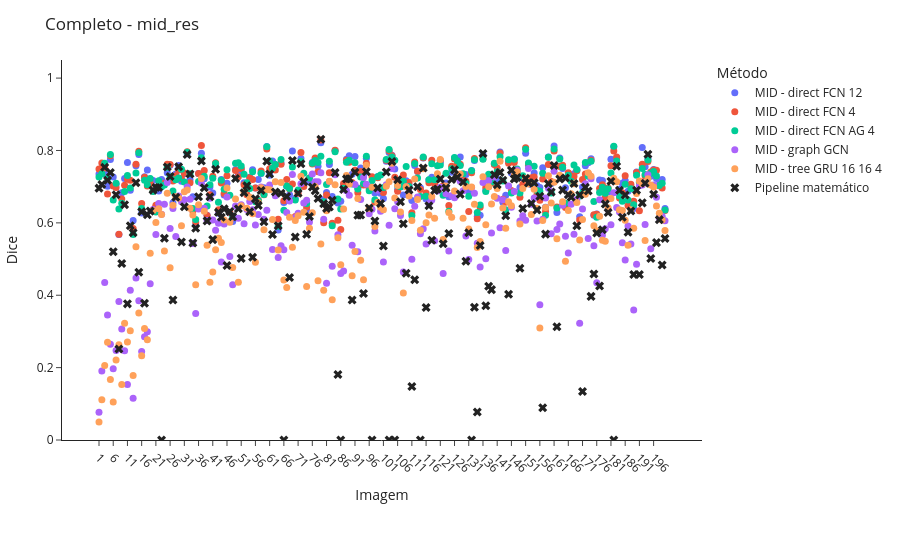
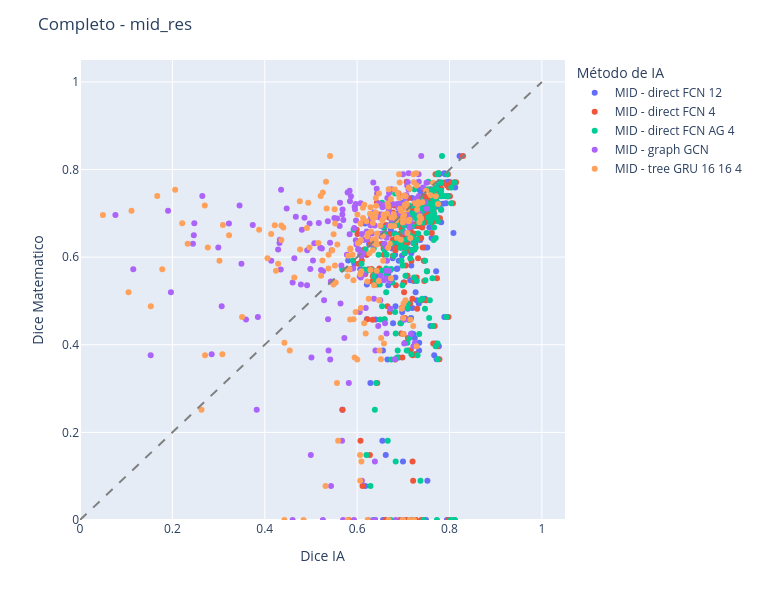

The code cell stored with these charts, in order, in its notebook:
### Markdown cell above
### Completo

### Code cell
# Completo - Mid Res
scenario_image_df = build_ostia_image_comparison_df(full_ia_df, full_math_df)
viz.plot_image_dice_scatter_interactive(scenario_image_df, "mid_res", comparison_title="Completo")
viz.plot_ia_vs_math_scatter_interactive(scenario_image_df, "mid_res", comparison_title="Completo")

### Figure 1 — Plotly figure (JSON) as saved in the notebook; plotly's stock layout.template omitted (floating-point values rounded to 4 significant figures; data arrays with more than 128 entries replaced by an {"elided": "..."} marker saying what was removed)
{"data": [{"customdata": {"elided": "200x2 mixed values"}, "hovertemplate": "img_id: %{customdata[0]}<br>Dice: %{y:.3f}<br>Metodo: %{customdata[1]}<extra></extra>", "marker": {"color": "#636EFA", "size": 7}, "mode": "markers", "name": "MID - direct FCN 12", "type": "scatter", "x": {"elided": "200 str values"}, "y": {"elided": "200 float values"}}, {"customdata": {"elided": "200x2 mixed values"}, "hovertemplate": "img_id: %{customdata[0]}<br>Dice: %{y:.3f}<br>Metodo: %{customdata[1]}<extra></extra>", "marker": {"color": "#EF553B", "size": 7}, "mode": "markers", "name": "MID - direct FCN 4", "type": "scatter", "x": {"elided": "200 str values"}, "y": {"elided": "200 float values"}}, {"customdata": {"elided": "200x2 mixed values"}, "hovertemplate": "img_id: %{customdata[0]}<br>Dice: %{y:.3f}<br>Metodo: %{customdata[1]}<extra></extra>", "marker": {"color": "#00CC96", "size": 7}, "mode": "markers", "name": "MID - direct FCN AG 4", "type": "scatter", "x": {"elided": "200 str values"}, "y": {"elided": "200 float values"}}, {"customdata": {"elided": "200x2 mixed values"}, "hovertemplate": "img_id: %{customdata[0]}<br>Dice: %{y:.3f}<br>Metodo: %{customdata[1]}<extra></extra>", "marker": {"color": "#AB63FA", "size": 7}, "mode": "markers", "name": "MID - graph GCN", "type": "scatter", "x": {"elided": "200 str values"}, "y": {"elided": "200 float values"}}, {"customdata": {"elided": "200x2 mixed values"}, "hovertemplate": "img_id: %{customdata[0]}<br>Dice: %{y:.3f}<br>Metodo: %{customdata[1]}<extra></extra>", "marker": {"color": "#FFA15A", "size": 7}, "mode": "markers", "name": "MID - tree GRU 16 16 4", "type": "scatter", "x": {"elided": "200 str values"}, "y": {"elided": "200 float values"}}, {"customdata": {"elided": "200x2 mixed values"}, "hovertemplate": "img_id: %{customdata[0]}<br>Dice: %{y:.3f}<br>Metodo: %{customdata[1]}<extra></extra>", "marker": {"color": "#222222", "size": 8, "symbol": "x"}, "mode": "markers", "name": "Pipeline matemático", "type": "scatter", "x": {"elided": "200 str values"}, "y": {"elided": "200 float values"}}], "layout": {"legend": {"title": {"text": "Método"}}, "margin": {"b": 120, "l": 40, "r": 20, "t": 60}, "title": {"text": "Completo - mid_res"}, "xaxis": {"tickangle": 45, "title": {"text": "Imagem"}}, "yaxis": {"range": [0, 1.05], "title": {"text": "Dice"}}}}

### Figure 2 — Plotly figure (JSON) as saved in the notebook; plotly's stock layout.template omitted (floating-point values rounded to 4 significant figures; data arrays with more than 128 entries replaced by an {"elided": "..."} marker saying what was removed)
{"data": [{"customdata": {"elided": "200x3 mixed values"}, "hovertemplate": "ia_method_label=MID - direct FCN 12<br>ia_dice=%{x}<br>math_dice=%{y}<br>img_id=%{customdata[0]}<br>ia_method=%{customdata[1]}<br>math_method=%{customdata[2]}<extra></extra>", "legendgroup": "MID - direct FCN 12", "marker": {"color": "#636efa", "symbol": "circle"}, "mode": "markers", "name": "MID - direct FCN 12", "orientation": "v", "showlegend": true, "type": "scatter", "x": {"elided": "200 float values"}, "xaxis": "x", "y": {"elided": "200 float values"}, "yaxis": "y"}, {"customdata": {"elided": "200x3 mixed values"}, "hovertemplate": "ia_method_label=MID - direct FCN 4<br>ia_dice=%{x}<br>math_dice=%{y}<br>img_id=%{customdata[0]}<br>ia_method=%{customdata[1]}<br>math_method=%{customdata[2]}<extra></extra>", "legendgroup": "MID - direct FCN 4", "marker": {"color": "#EF553B", "symbol": "circle"}, "mode": "markers", "name": "MID - direct FCN 4", "orientation": "v", "showlegend": true, "type": "scatter", "x": {"elided": "200 float values"}, "xaxis": "x", "y": {"elided": "200 float values"}, "yaxis": "y"}, {"customdata": {"elided": "200x3 mixed values"}, "hovertemplate": "ia_method_label=MID - direct FCN AG 4<br>ia_dice=%{x}<br>math_dice=%{y}<br>img_id=%{customdata[0]}<br>ia_method=%{customdata[1]}<br>math_method=%{customdata[2]}<extra></extra>", "legendgroup": "MID - direct FCN AG 4", "marker": {"color": "#00cc96", "symbol": "circle"}, "mode": "markers", "name": "MID - direct FCN AG 4", "orientation": "v", "showlegend": true, "type": "scatter", "x": {"elided": "200 float values"}, "xaxis": "x", "y": {"elided": "200 float values"}, "yaxis": "y"}, {"customdata": {"elided": "200x3 mixed values"}, "hovertemplate": "ia_method_label=MID - graph GCN<br>ia_dice=%{x}<br>math_dice=%{y}<br>img_id=%{customdata[0]}<br>ia_method=%{customdata[1]}<br>math_method=%{customdata[2]}<extra></extra>", "legendgroup": "MID - graph GCN", "marker": {"color": "#ab63fa", "symbol": "circle"}, "mode": "markers", "name": "MID - graph GCN", "orientation": "v", "showlegend": true, "type": "scatter", "x": {"elided": "200 float values"}, "xaxis": "x", "y": {"elided": "200 float values"}, "yaxis": "y"}, {"customdata": {"elided": "200x3 mixed values"}, "hovertemplate": "ia_method_label=MID - tree GRU 16 16 4<br>ia_dice=%{x}<br>math_dice=%{y}<br>img_id=%{customdata[0]}<br>ia_method=%{customdata[1]}<br>math_method=%{customdata[2]}<extra></extra>", "legendgroup": "MID - tree GRU 16 16 4", "marker": {"color": "#FFA15A", "symbol": "circle"}, "mode": "markers", "name": "MID - tree GRU 16 16 4", "orientation": "v", "showlegend": true, "type": "scatter", "x": {"elided": "200 float values"}, "xaxis": "x", "y": {"elided": "200 float values"}, "yaxis": "y"}], "layout": {"height": 600, "legend": {"title": {"text": "Método de IA"}, "tracegroupgap": 0}, "margin": {"t": 60}, "shapes": [{"line": {"color": "gray", "dash": "dash"}, "type": "line", "x0": 0, "x1": 1, "y0": 0, "y1": 1}], "title": {"text": "Completo - mid_res"}, "width": 760, "xaxis": {"anchor": "y", "domain": [0, 1], "range": [0, 1.05], "title": {"text": "Dice IA"}}, "yaxis": {"anchor": "x", "domain": [0, 1], "range": [0, 1.05], "title": {"text": "Dice Matematico"}}}}
